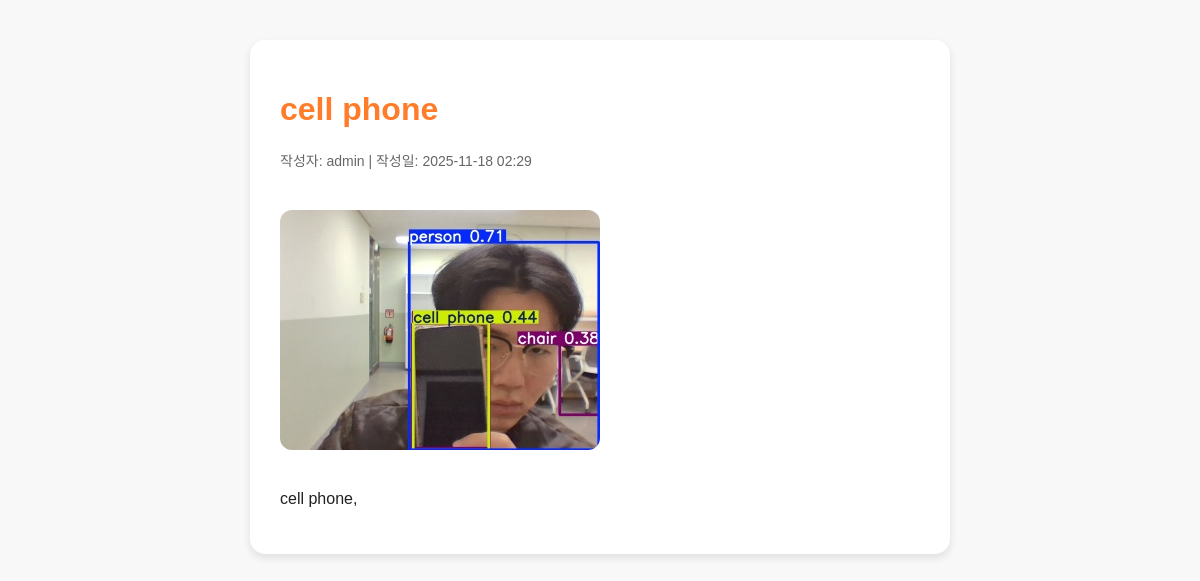
/api_root/html/post/13/, run on the app's committed database.
### blog/models.py (models this page shows, shortened)
class Post(models.Model):
    author = models.ForeignKey(
        settings.AUTH_USER_MODEL,
        on_delete=models.CASCADE
    )
    title = models.CharField(max_length=200)
    text = models.TextField()
    created_date = models.DateTimeField(default=timezone.now)
    published_date = models.DateTimeField(blank=True, null=True)
    image = models.ImageField(
        upload_to='blog_image/%Y/%m/%d/',
        default='blog_image/default_error.png'
    )

### blog/views.py (the view)
# urls.py: path('html/post/<int:pk>/', views.post_detail, name='post_detail'),
def post_detail(request, pk):
    post = get_object_or_404(Post, pk=pk)
    return render(request, 'blog/post_detail.html', {'post': post})

### blog/templates/blog/post_detail.html (shortened to what this page needs)
<!DOCTYPE html>
<html lang="ko">
<head>
</head>
<body>
    <div class="post">
        <h1>{{ post.title }}</h1>
        <div class="meta">
            작성자: {{ post.author }} |
            작성일: {{ post.created_date|date:"Y-m-d H:i" }}
        </div>
        {% if post.image %}
            <img src="{{ post.image.url }}" alt="{{ post.title }}">
        {% endif %}
        <p>{{ post.text|linebreaksbr }}</p>
    </div>
</body>
</html>

### blog/templates/blog/post_detail.html (style rules this page uses)
body { font-family: 'Pretendard', sans-serif; margin: 40px auto; max-width: 700px; background-color: #f8f8f8; color: #222; }
.post { background: white; padding: 30px; border-radius: 15px; box-shadow: 0 4px 8px rgba(0,0,0,0.1); }
img { max-width: 100%; border-radius: 12px; margin: 20px 0; }
h1 { color: #ff7d2a; }
.meta { font-size: 14px; color: #666; margin-bottom: 20px; }

### data on the page
Post: title "cell phone", author "admin", created_date "2025-11-18 02:29", image (picture), text "cell phone,"
